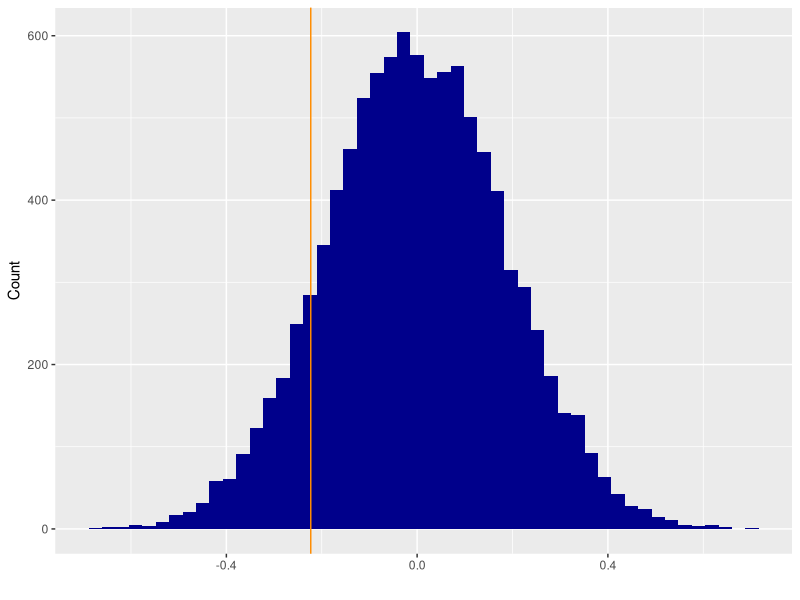
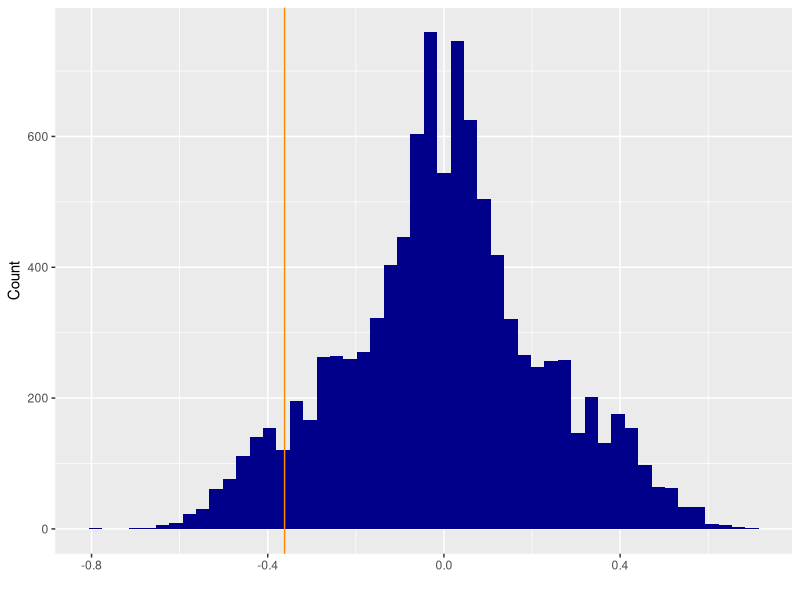

These charts were generated, in order, by the following R code:
## ---- chunk 1
# Load libraries
library(tidyverse)
## ---- chunk 2
permutation_mean <- function(dataset, name, count, group1, group2, no_perm=10000){
#permute and save difference in mean per round
dataset <- dataset %>% rename("count"=count, "name"=name)
r <- rep(NA,no_perm)  
for (i in 1:length(r)) {
  #shuffle dataset
  p <- cbind(vec1 = dataset$name, count = sample(dataset$count)) %>% 
    as.tibble()
  
  #calculate mean for group 1
  g1 <- p %>% 
    filter(vec1 == group1) %>% 
    summarise(mean(as.numeric(count)))
  
  #calculate mean for group 2
  g2 <- p %>% 
    filter(vec1 == group2) %>% 
    summarise(mean(as.numeric(count))) 
  
  #add difference in mean to vector
  r[i] <- as.numeric(g1) - as.numeric(g2)
  
  if(i%%1000==0) {        #tracker
    cat(i, "\n")
    flush.console()
  }
}

#create df with values for null distribution
pd <- data.frame(i=1:length(r), value=r) %>% 
  tbl_df()

#the observed difference
observed <- (dataset %>% filter(name == group1) %>% summarise(mean(as.numeric(count))))-(dataset %>% filter(name==group2) %>% summarise(mean(as.numeric(count))))

#plotting the null distribution and observed difference with the observed as a line
plot <- ggplot(data = pd, mapping = aes(x=value)) + 
  geom_histogram(fill="darkblue", bins=50) +
  geom_vline(color="darkorange",xintercept = as.numeric(observed)) + 
  xlab("")+
  ylab("Count")

#permuted p-value. 1 is added because we always expect the next one to be significant (of permuted values)
p_value <- ((sum(abs(r) >= abs(observed[,1]))+1)/(length(r)+1))
return (list(p_value, plot))
}


names <- c(replicate(50,"Something"), replicate(50, "Something_else"))
test <- as.tibble(rnorm(100)) %>% mutate(names=names)

permutation_mean(test, "names", "value", "Something", "Something_else")

## ---- chunk 3
permutation_median <- function(dataset, name, count, group1, group2, no_perm=10000, plot=FALSE) {
  #permute and save difference in mean per round
  dataset <- dataset %>% rename("count"=count, "name"=name)
  r <- rep(NA,no_perm)
  
  # Progress bar
  pb <- txtProgressBar(min = 1, max = no_perm, style = 3)
  
  for (i in 1:length(r)) {
    setTxtProgressBar(pb, i)
    #shuffle dataset
    p <- cbind(vec = dataset$name, count = sample(dataset$count)) %>% as.tibble()
  
    #calculate median for group 1 and group 2
    g1 <- p %>% filter(vec == group1) %>% summarise(median(as.numeric(count)))
    g2 <- p %>% filter(vec == group2) %>% summarise(median(as.numeric(count))) 
  
    #add difference in median to vector
    r[i] <- as.numeric(g1) - as.numeric(g2)
  }
  close(pb)

  #create df with values for null distribution
  pd <- data.frame(i=1:length(r), value=r) %>% tbl_df()

  #the observed difference
  observed <- (dataset %>% filter(name == group1) %>%
                summarise(median(as.numeric(count))))-(dataset %>% filter(name==group2) %>%
                summarise(median(as.numeric(count))))

  # If statement to plot or not
  if (plot == TRUE) {
    #plotting the null distribution and observed difference with the observed as a line
    plot <- ggplot(data = pd, mapping = aes(x=value)) + 
      geom_histogram(fill="darkblue", bins=50) +
      geom_vline(color="darkorange",xintercept = as.numeric(observed)) + 
      xlab("")+
      ylab("Count")

    # NICE PRINTING FOR TEST
    # Permuted p-value. 1 is added because we always expect the next one to be significant (of permuted values)
    #
    m1 <- test %>% filter(names == group1) %>% summarise(median(value))
    m2 <- test %>% filter(names == group2) %>% summarise(median(value))
    estimate <- c(as.numeric(m1),as.numeric(m2),as.numeric(observed))
    names(estimate) <- c("Median first group","Median second group","Observed median difference")
    #
    p_value <- ((sum(abs(r) >= abs(observed[,1]))+1)/(length(r)+1))
    names(p_value) <- "p-value"
    #
    result = list(method = "Permutation Test (Median)", p.value = p_value,
                  estimate = estimate,
                  data.name = sprintf("Permutation for group: %s and %s", group1, group2))
    class(result) <- "htest"
    
    print(result)
    return(plot)
  } else if (plot == FALSE) {
    # NICE PRINTING FOR TEST
    # Permuted p-value. 1 is added because we always expect the next one to be significant (of permuted values)
    #
    m1 <- test %>% filter(names == group1) %>% summarise(median(value))
    m2 <- test %>% filter(names == group2) %>% summarise(median(value))
    estimate <- c(as.numeric(m1),as.numeric(m2),as.numeric(observed))
    names(estimate) <- c("Median first group","Median second group","Observed median difference")
    #
    p_value <- ((sum(abs(r) >= abs(observed[,1]))+1)/(length(r)+1))
    names(p_value) <- "p-value"
    #
    result = list(method = "Permutation Test (Median)", p.value = p_value,
                  estimate = estimate,
                  data.name = sprintf("Permutation for group: %s and %s", group1, group2))
    class(result) <- "htest"
    
    print(result)
  }
}

names <- c(replicate(50,"GROUP1"), replicate(50, "GROUP2"))
test <- as.tibble(rnorm(100)) %>% mutate(names=names)

permutation_median(test, "names", "value", "GROUP1", "GROUP2", plot = T)
